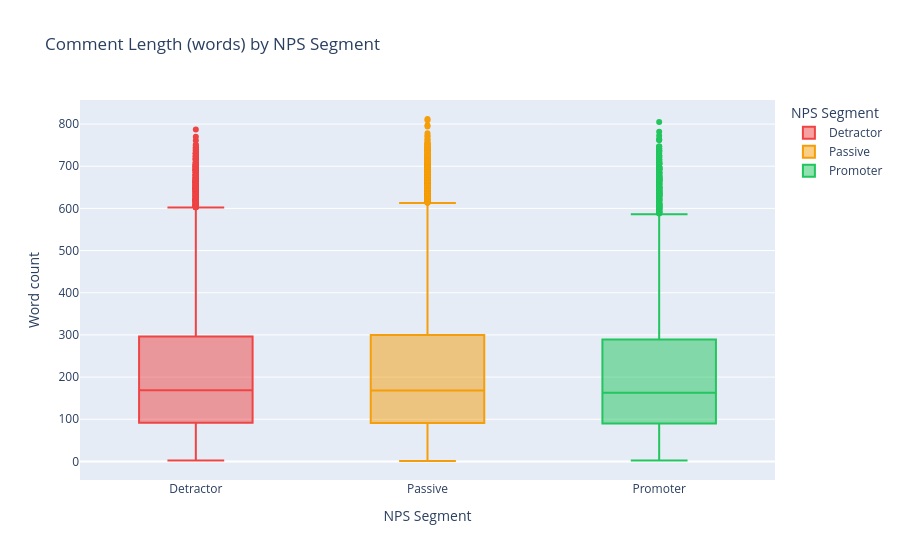

Notebook code cell kept with this figure:
### Markdown cell above
## 10. Comment Length vs NPS Segment

### Code cell
df_banking["text_length"] = df_banking["text_clean"].str.split().str.len()

print(df_banking.groupby("nps_segment")["text_length"].agg(["mean","median","std"]).round(1))
print("\nFinding: Text length is tightly clustered across segments (about 214–219 words on average).")
print("This is expected: NPS is simulated from resolution metadata, not from the text itself.")
print("Segment differences are small enough that comment length is not driving the NPS split.")

fig = px.box(
    df_banking, x="nps_segment", y="text_length",
    color="nps_segment",
    color_discrete_map=color_map,
    title="Comment Length (words) by NPS Segment",
    labels={"text_length": "Word count", "nps_segment": "NPS Segment"},
    category_orders={"nps_segment": ["Detractor", "Passive", "Promoter"]},
)
fig.show()

### Figure 1 — Plotly figure (JSON) as saved in the notebook; plotly's stock layout.template omitted (floating-point values rounded to 4 significant figures; data arrays with more than 128 entries replaced by an {"elided": "..."} marker saying what was removed)
{"data": [{"alignmentgroup": "True", "hovertemplate": "NPS Segment=%{x}<br>Word count=%{y}<extra></extra>", "legendgroup": "Detractor", "marker": {"color": "#ef4444"}, "name": "Detractor", "notched": false, "offsetgroup": "Detractor", "orientation": "v", "showlegend": true, "type": "box", "x": {"elided": "8973 str values"}, "x0": " ", "xaxis": "x", "y": {"elided": "8973 int values"}, "y0": " ", "yaxis": "y"}, {"alignmentgroup": "True", "hovertemplate": "NPS Segment=%{x}<br>Word count=%{y}<extra></extra>", "legendgroup": "Passive", "marker": {"color": "#f59e0b"}, "name": "Passive", "notched": false, "offsetgroup": "Passive", "orientation": "v", "showlegend": true, "type": "box", "x": {"elided": "19444 str values"}, "x0": " ", "xaxis": "x", "y": {"elided": "19444 int values"}, "y0": " ", "yaxis": "y"}, {"alignmentgroup": "True", "hovertemplate": "NPS Segment=%{x}<br>Word count=%{y}<extra></extra>", "legendgroup": "Promoter", "marker": {"color": "#22c55e"}, "name": "Promoter", "notched": false, "offsetgroup": "Promoter", "orientation": "v", "showlegend": true, "type": "box", "x": {"elided": "6809 str values"}, "x0": " ", "xaxis": "x", "y": {"elided": "6809 int values"}, "y0": " ", "yaxis": "y"}], "layout": {"boxmode": "overlay", "legend": {"title": {"text": "NPS Segment"}, "tracegroupgap": 0}, "title": {"text": "Comment Length (words) by NPS Segment"}, "xaxis": {"anchor": "y", "categoryarray": ["Detractor", "Passive", "Promoter"], "categoryorder": "array", "domain": [0, 1], "title": {"text": "NPS Segment"}}, "yaxis": {"anchor": "x", "domain": [0, 1], "title": {"text": "Word count"}}}}
